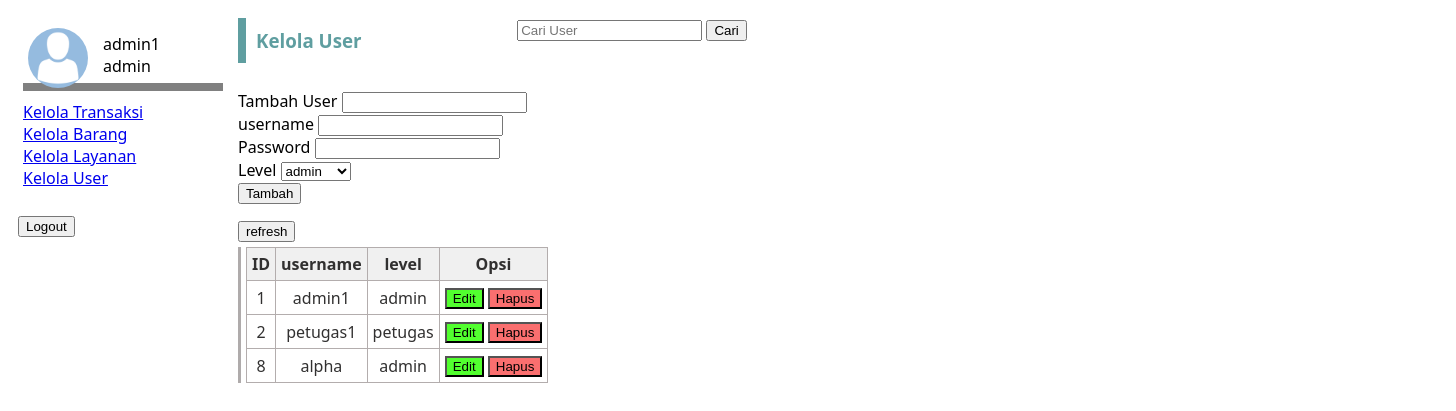
Screenshot of /page/user.php (signed in) with the database file from the repository.
### tables this page shows
CREATE TABLE `user` (
  `id` int(11) NOT NULL,
  `nama` varchar(28) NOT NULL,
  `username` varchar(28) NOT NULL,
  `password` varchar(12) NOT NULL,
  `level` varchar(8) NOT NULL
);

### page/user.php (the view, shortened to what this page needs)
<!DOCTYPE html>
<html lang="en">
<head>
    <link rel="stylesheet" href="../assets/styles/style.css">
</head>
<body>
    <div class="kt-container">
        <div class="kt-box1">
            <div class="kt-user">
                    <img class='pp' src='http://localhost/pengiriman/assets/images/generic-profile.webp' alt='pp'>
                <div class="user-desc">
                    <span><?php echo $_SESSION['username']; ?></span><br>
                    <span><?php echo $_SESSION['level']; ?></span>
                </div>
            </div>
            <div class="kt-menu1" id="kt-menu1">
            <a href="http://localhost/pengiriman/page/transaksi.php" class="p-kt1">Kelola Transaksi</a>
            </div>
            <div class="kt-menu2" id="kt-menu2">
                <a href="http://localhost/pengiriman/page/kelola_barang.php" class="p-kt1">Kelola Barang</a>
            </div>
            <div class="kt-menu3" id="kt-menu3">
                <a href="http://localhost/pengiriman/page/layanan.php" class="p-kt1">Kelola Layanan</a>
            </div>
            <div class="kt-menu4" id="kt-menu4">
            <?php
                if(isset($_SESSION['level']) && $_SESSION['level']=="admin"){
                    print "<a href='http://localhost/pengiriman/page/user.php' class='p-kt1'>Kelola User</a>";
                }
            ?>
            </div>
            <div class="logout">
                <form action="../logout.php">
                <input type="submit" value="Logout" id="logout-btn">
                </form>
            </div>
        </div>
        <div class="kt-box2">
            <div class="kt-head">
                <h3 class="h3-kt2">Kelola User</h3>
                <form class="search-bar" action="" method="get">
                    <input type="search" name="cari-usr" id="" placeholder="Cari User">
                    <input type="submit" value="Cari">
                </form>
            </div>
            <form action="<?php $_SERVER['PHP_SELF']; ?>" method="post" id="input-form-ly">
                <div>
                    <label for="input-form" id="test">Tambah User</label>
                    <input type="text" name="tambah-user" id="">
                </div>
                <div>
                    <label for="input-form" id="test">username</label>
                    <input type="text" name="tambah-username" id="">
                </div>
                <div>
                    <label for="input-form" id="test">Password</label>
                    <input type="text" name="tambah-password" id="">
                </div>
                <div>
                    <label for="input-form" id="test">Level</label>
                    <select name="tambah-level" id="">
                        <option value="admin">admin</option>
                    </select>
                </div>
                <input type="submit" value="Tambah">
            </form>
            <button id="refresh" onclick="window.location='http://localhost/pengiriman/page/user.php'">refresh</button>
            <div class="kt-body">
        <table>
		<thead>
			<tr>
				<th>ID</th>
				<th>username</th>
                <th>level</th>
                <th>Opsi</th>
			</tr>
		</thead>
		<tbody>
            <?php
             include "../koneksi.php";
             if (isset($_GET['cari-usr'])) {
                $src_val = $_GET['cari-usr'];
                $sql = mysqli_query($koneksi, "select * from user where id='$src_val'
                || nama='$src_val'
                || username='$src_val'
                || level='$src_val'
                ");
             } else{
                $sql = mysqli_query($koneksi, "SELECT * FROM user");
             }
             if ($sql->num_rows > 0) {
                while($row = $sql->fetch_assoc()) {
            ?>
			<tr id="opsi">
				<td><?php echo $row["id"]; ?></td>
				<td id="<?php echo $row['id']; ?>"><?php echo $row["username"]; ?></td>
                <td id="<?php echo $row['id']; ?>"><?php echo $row["level"]; ?></td>
                <td >
                    <div>
                        <div>
                            <button id="edit-btn" onclick="_edit(<?php echo $row['id']; ?>)">
                                Edit
                            </button>
                            <button id="del-btn" onclick="_delete(<?php echo $row['id']; ?>)">
                                    Hapus
                            </button>
                        </div>
                    </div>
                </td>
			</tr>
			<?php
                }
            } else {
            echo "0 results";
            }
            ?>
            <?php
            if (isset($_GET['del'])) {
                if ($_GET['del'] != '') {
                    $id = $_GET['del'];
                    mysqli_query($koneksi, "DELETE FROM user WHERE id=$id");
                    echo "<script>";
                    echo "window.location='http://localhost/pengiriman/page/user.php';";
                    echo "</script";
                }
            } else{
                exit();
            }
            ?>

### assets/styles/style.css (style rules this page uses)
html { font-family: system-ui, -apple-system, BlinkMacSystemFont, 'Segoe UI', Roboto, Oxygen, Ubuntu, Cantarell, 'Open Sans', 'Helvetica Neue', sans-serif; }
.p-kt1 { margin: 5px; }
.h3-kt2 { margin: 10px; }
.kt-container { display: flex; flex-direction: row; height: 100vh; }
.kt-box1 { width: 200px; margin: 10px; height: fit-content; }
.kt-user { width: 200px; margin: 5px; height: 60px; display: flex; flex-direction: row; margin-bottom: 10px; border-bottom: 8px; border-bottom-style: solid; border-bottom-color: gray; }
.user-desc { margin: 5px; padding: 5px; }
.kt-box2 { width: 100vw; margin: 10px; flex-grow: unset; }
.kt-head { display: flex; flex-direction: row; color: cadetblue; width: 100vw; border-left: 8px; border-left-color: cadetblue; border-left-style: solid; margin-bottom: 27px; }
.kt-body { height: fit-content; width: fit-content; border-left: 3px; border-left-color: rgb(175, 171, 171); border-left-style: solid; }
.logout { margin-top: 25px; }
.search-bar { margin-left: 10vw; }
#del-btn { background-color: rgb(250, 111, 111); }
#edit-btn { background-color: rgb(82, 255, 47); }
#input-form-ly { margin-bottom: 15px; }

### page/user.php (style rules this page uses)
img { width: 60px; margin: 5px; height: 60px; border-radius: 50%; }
table { border:1px solid #b3adad; border-collapse:collapse; padding:5px; margin: 5px; }
table th { border:1px solid #b3adad; padding:5px; background: #f0f0f0; color: #313030; }
table td { border:1px solid #b3adad; text-align:center; padding:5px; background: #ffffff; color: #313030; }

### rows the page displays
user: id "1", username "admin1", level "admin"
user: id "2", username "petugas1", level "petugas"
user: id "8", username "alpha", level "admin"

### other values shown
$_SESSION['username'] "admin1"
$_SESSION['level'] "admin"
